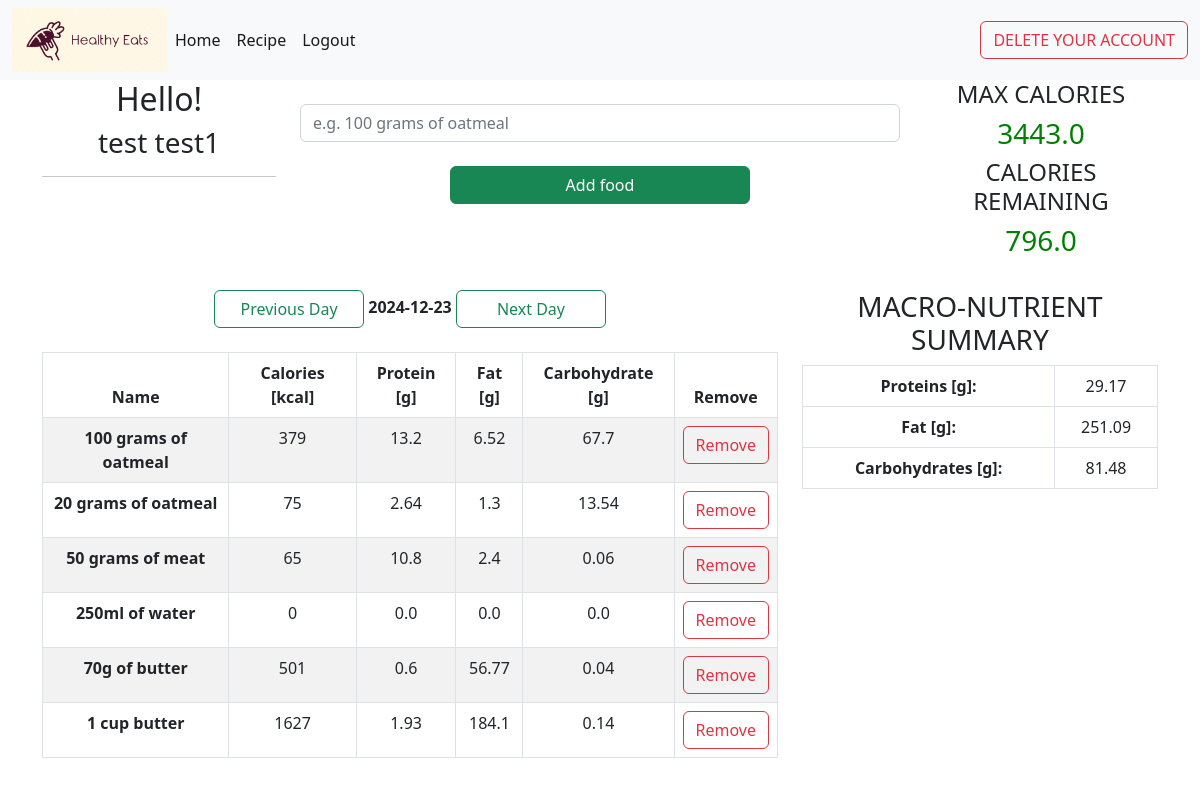
The app's page /home (signed in) with its own data.
### app.py (models this page shows, shortened)
class User(UserMixin, db.Model):
    id = db.Column(db.Integer, primary_key=True)
    username = db.Column(db.String(50), unique=True, nullable=False)
    password = db.Column(db.String(150), nullable=False)
    firstname = db.Column(db.String(50), nullable=False)
    lastname = db.Column(db.String(50), nullable=False)
    date_of_birth = db.Column(db.DateTime(), nullable=False)
    sex = db.Column(db.String(10), nullable=False)
    max_calorie = db.Column(db.Float, nullable=False)
    weight = db.Column(db.Integer, nullable=False)
    height = db.Column(db.Integer, nullable=False)
    foods = db.relationship("Food", backref='user')

class Food(db.Model):
    id = db.Column(db.Integer, primary_key=True)
    date_of_add = db.Column(db.DateTime(), nullable=False)
    name = db.Column(db.String(50), nullable=False)
    calories = db.Column(db.Integer, nullable=False)
    protein = db.Column(db.Float, default=0, nullable=False)
    fat = db.Column(db.Float, default=0)
    carbohydrates = db.Column(db.Float, default=0)
    protein_calories = db.Column(db.Float, default=0)
    fat_calories = db.Column(db.Float, default=0)
    carbohydrates_calories = db.Column(db.Float, default=0)
    user_id = db.Column(db.Integer, db.ForeignKey('user.id'), nullable=False)

### app.py (the view, shortened to what this page needs)
@app.route('/home', methods=['GET', 'POST'])
@login_required
def home():
    current_date = get_request_value_if_present()
    if request.values.get('button') == 'prev':
        current_date = current_date - datetime.timedelta(days=1)
        return redirect(url_for('home', current_date=current_date))
    elif request.values.get('button') == 'next':
        current_date = current_date + datetime.timedelta(days=1)
        return redirect(url_for('home', current_date=current_date))
    form = FoodForm()
    name_surname = " ".join([current_user.firstname, current_user.lastname])
    remaining_calories = current_user.max_calorie - count_all_calories(current_date)
    return render_template("home.html", form=form, name_surname=name_surname, max_calorie=current_user.max_calorie,
                           remaining_calories=remaining_calories, all_foods=all_foods(current_date),
                           all_protein=all_protein(current_date), all_fat=all_fat(current_date),
                           all_carbohydrates=all_carbohydrates(current_date), user=current_user,
                           current_date=current_date)

### forms.py
class FoodForm(FlaskForm):
    name = StringField("Name", validators=[DataRequired()])
    submit = SubmitField('Add food')

### app.py (called while the page is built)
@login_manager.user_loader
def load_user(user_id):
    return User.query.get(user_id)

def count_all_calories(current_date):
    return Food.query.filter_by(user_id=current_user.id,
                                date_of_add=datetime.datetime(current_date.year, current_date.month,
                                                              current_date.day)).with_entities(
        func.sum(Food.calories).label('total')).first().total or 0

def all_foods(current_date):
    return Food.query.filter_by(user_id=current_user.id).filter_by(
        date_of_add=datetime.datetime(current_date.year, current_date.month, current_date.day)).all()

def all_protein(current_date):
    total_protein = Food.query.filter_by(user_id=current_user.id,
                                         date_of_add=datetime.datetime(current_date.year, current_date.month,
                                                                       current_date.day)).with_entities(
        func.sum(Food.protein).label('total')).first().total
    return 0 if total_protein is None else round(total_protein, 2)

def all_fat(current_date):
    total_fat = Food.query.filter_by(user_id=current_user.id,
                                     date_of_add=datetime.datetime(current_date.year, current_date.month,
                                                                   current_date.day)).with_entities(
        func.sum(Food.fat).label('total')).first().total or 0
    return 0 if total_fat is None else round(total_fat, 2)

def all_carbohydrates(current_date):
    total_carbohydrates = Food.query.filter_by(user_id=current_user.id,
                                               date_of_add=datetime.datetime(current_date.year, current_date.month,
                                                                             current_date.day)).with_entities(
        func.sum(Food.carbohydrates).label('total')).first().total or 0
    return 0 if total_carbohydrates is None else round(total_carbohydrates, 2)

def get_request_value_if_present():
    if len(request.values.keys()) == 0:
        current_date = date.today()
    else:
        current_date = datetime.datetime.strptime(request.values.get('current_date'), '%Y-%m-%d').date()
    return current_date

### templates/home.html (shortened to what this page needs)
{% extends 'base.html' %}
{% block content %}
    <div class="container text-center">
        <div class="row">
            <div class="col">
                <h2>Hello!</h2>
                <div>
                    <h3> {{ name_surname }}</h3>
                    <hr>
                </div>
            </div>
            <div class="col">
                <form action="" method="post">
                    <div class="col" align="center">
                        <br>
                        {{ form.name(placeholder="e.g. 100 grams of oatmeal", class="form-control", style="width: 600px") }}
                        <br>
                        <p>{{ form.submit(class="btn btn-success", style="width: 300px") }}
                        </p>
                    </div>
                </form>
            </div>
            <div class="col">
                <h4>MAX CALORIES</h4>
                <h3 style="color: green">{{ max_calorie }}</h3>
                <h4>CALORIES REMAINING</h4>
                {% if remaining_calories < 0 %}
                    <h3 style="color: red"> {{ remaining_calories }}</h3>
                {% else %}
                    <h3 style="color: green"> {{ remaining_calories }}</h3>
                    <br>
                {% endif %}
            </div>
        </div>
        <div class="row">
            <div class="col-8">
                <div style="width: 100%; text-align: center">
                    <div style="display: inline-block">
                        <a type="button" class="btn btn-outline-success" style="width: 150px"
                           href="{{ url_for('home', current_date=current_date, button='prev') }}">
                            Previous Day
                        </a>
                    </div>
                    <div style="display: inline-block">
                        <strong> {{ current_date }}</strong>
                    </div>
                    <div style="display: inline-block">
                        <a type="button" class="btn btn-outline-success" style="width: 150px"
                           href="{{ url_for('home', current_date=current_date, button='next') }}">
                            Next Day
                        </a>
                    </div>
                </div>
                <br>
                <table class="table table-bordered table-striped">
                    <thead>
                    <tr>
                        <th scope="col">Name</th>
                        <th scope="col">Calories [kcal]</th>
                        <th scope="col">Protein [g]</th>
                        <th scope="col">Fat [g]</th>
                        <th scope="col">Carbohydrate [g]</th>
                        <th scope="col">Remove</th>
                    </tr>
                    </thead>
                    <tbody>
                    {% for food in all_foods %}
                        <tr>
                            <th scope="row">{{ food.name }}</th>
                            <td>{{ food.calories }}</td>
                            <td>{{ food.protein }}</td>
                            <td> {{ food.fat }}</td>
                            <td>{{ food.carbohydrates }}</td>
                            <td>
                                <a href="{{ url_for('delete', food_id=food.id) }}"
                                   class="btn btn-outline-danger">Remove</a>
                            </td>
                        </tr>
                    {% endfor %}
                    </tbody>
                </table>
            </div>
            <div class="col-4">
                <div>
                    <h3>MACRO-NUTRIENT SUMMARY</h3>
                </div>
                <table class="table table-bordered" style="width:100%">
                    <tr>
                        <th scope="row">Proteins [g]:</th>
                        <td>{{ all_protein }}</td>
                    </tr>
                    <tr>
                        <th>Fat [g]:</th>
                        <td>{{ all_fat }}</td>
                    </tr>
                    <tr>
                        <th>Carbohydrates [g]:</th>
                        <td>{{ all_carbohydrates }}</td>
                    </tr>
                </table>
            </div>
        </div>
    </div>
{% endblock %}

### templates/base.html (shortened to what this page needs)
<!doctype html>
<html lang="en">
<head>
    <link href="https://cdn.jsdelivr.net/npm/bootstrap@5.2.3/dist/css/bootstrap.min.css" rel="stylesheet"
>
</head>
<body>
<nav class="navbar navbar-expand-lg navbar-light bg-light">
    <div class="container-fluid">
        <a href="{{ url_for('start_page') }}"><img src="/static/images/logo.png" alt="logo" height="64" width="155"></a>
        <div class="collapse navbar-collapse" id="navbarSupportedContent">
            {% if current_user.is_authenticated %}
                <ul class="navbar-nav me-auto mb-2 mb-lg-0">
                    <li class="nav-item">
                        <a class="nav-link active" aria-current="page"
                           href="{{ url_for('home', current_date=current_date) }}">Home</a>
                    </li>
                    <li class="nav-item">
                        <a class="nav-link active" href="{{ url_for('recipe') }}">Recipe</a>
                    </li>
                    <li class="nav-item">
                        <a class="nav-link active" href="{{ url_for('logout') }}">Logout</a>
                    </li>
                </ul>
                <form class="d-flex">
                    <button type="button" class="btn btn-outline-danger" data-bs-toggle="modal"
                            data-bs-target="#exampleModal">
                        DELETE YOUR ACCOUNT
                    </button>
                </form>
            {% endif %}
        </div>
    </div>
</nav>
<div class="content">
    {% block content %} {% endblock %}
</div>
</body>
</html>

### records on screen
User: max_calorie "3443.0"
Food: name "100 grams of oatmeal", calories "379", protein "13.2", fat "6.52", carbohydrates "67.7"
Food: name "20 grams of oatmeal", calories "75", protein "2.64", fat "1.3", carbohydrates "13.54"
Food: name "50 grams of meat", calories "65", protein "10.8", fat "2.4", carbohydrates "0.06"
Food: name "250ml of water", calories "0", protein "0.0", fat "0.0", carbohydrates "0.0"
Food: name "70g of butter", calories "501", protein "0.6", fat "56.77", carbohydrates "0.04"
Food: name "1 cup butter", calories "1627", protein "1.93", fat "184.1", carbohydrates "0.14"

### other values on screen
{{ name_surname }} "test test1"
{{ remaining_calories }} "796.0"
{{ current_date }} "2024-12-23"
{{ all_protein }} "29.17"
{{ all_fat }} "251.09"
{{ all_carbohydrates }} "81.48"
